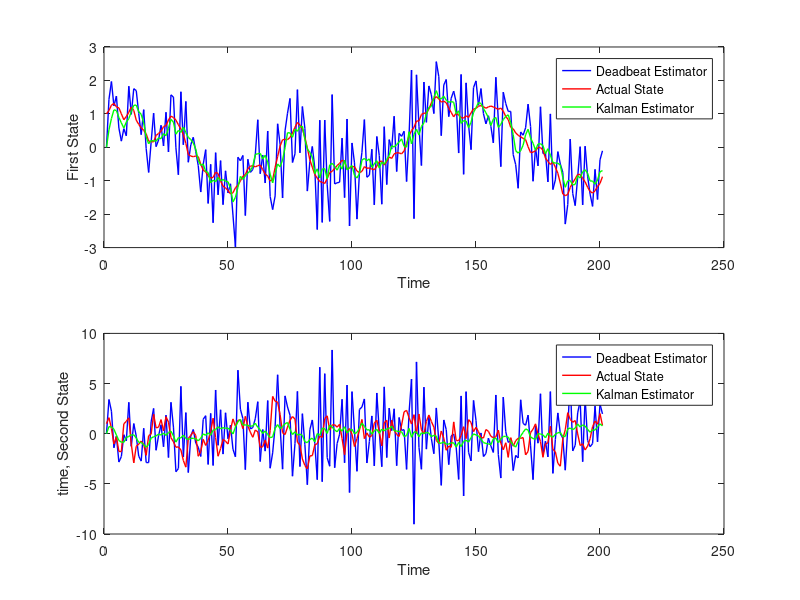

Recreate this plot in MATLAB.
clf
clear all
% System Matrices
A=[1, 0.1; -0.3, 0.65];
B=[1; 0.2];
C=[1, 0];

% Tuning Matrices
Q=eye(2);
R=1;

% Solve using MATLAB toolbox to directly give LQR solution
% Report the values in the variables Linf and Sinf
x=ones(2,201);%Actual x
xh=zeros(2,201);%Estimator X using deadbeat case
xkf=zeros(2,201);%Estimator X using KF
L=[1.65;3.925];%Dead Beat Observor Case obtained from Assignment 6
k=linspace(1,201,201);
KF=[0.3365;0.4610];
e=zeros(2,200);
ekf=zeros(2,200);
s=0;
skf=0;
y=C*x(:,1)+normrnd(0,0.2^.5);
for i=1:200
    x(:,i+1)=A*x(:,i)+[0;1]*normrnd(0,1);
    xh(:,i+1)=A*xh(:,i)+L*(y-C*xh(:,i));
    xkfp=A*xkf(:,i);
    y=C*x(:,i+1)+normrnd(0,0.2^.5);
    xkf(:,i+1)=xkfp+KF*(y-C*xkfp);
    e(:,i)=x(:,i+1)-xh(:,i+1);
    ekf(:,i)=x(:,i+1)-xkf(:,i+1);
    s=s+e(:,i)'*e(:,i);
    skf=skf+ekf(:,i)'*ekf(:,i);
end
s
skf
subplot(2,1,1);
plot(k,xh(1,:),'-b','linewidth',1);
hold on
plot(k,x(1,:),'-r','linewidth',1); 
hold on
plot(k,xkf(1,:),'-g','linewidth',1); 
ylabel('First State');
xlabel('Time');
legend('Deadbeat Estimator','Actual State','Kalman Estimator')
subplot(2,1,2);
plot(k,xh(2,:),'-b','linewidth',1);
hold on
plot(k,x(2,:),'-r','linewidth',1); 
hold on
plot(k,xkf(2,:),'-g','linewidth',1);
ylabel('time, Second State');
xlabel('Time');
legend('Deadbeat Estimator','Actual State','Kalman Estimator')